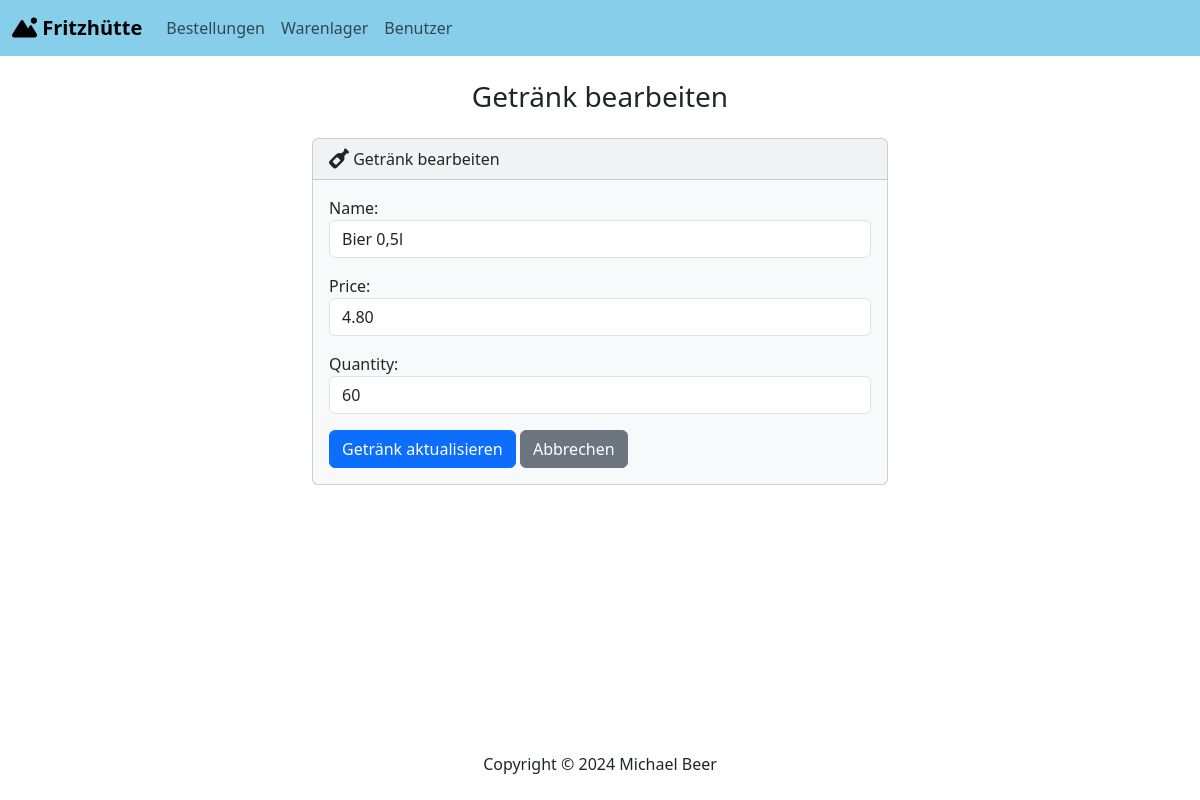
Page /warehouse/edit_beverage/1 on the earlier database version.
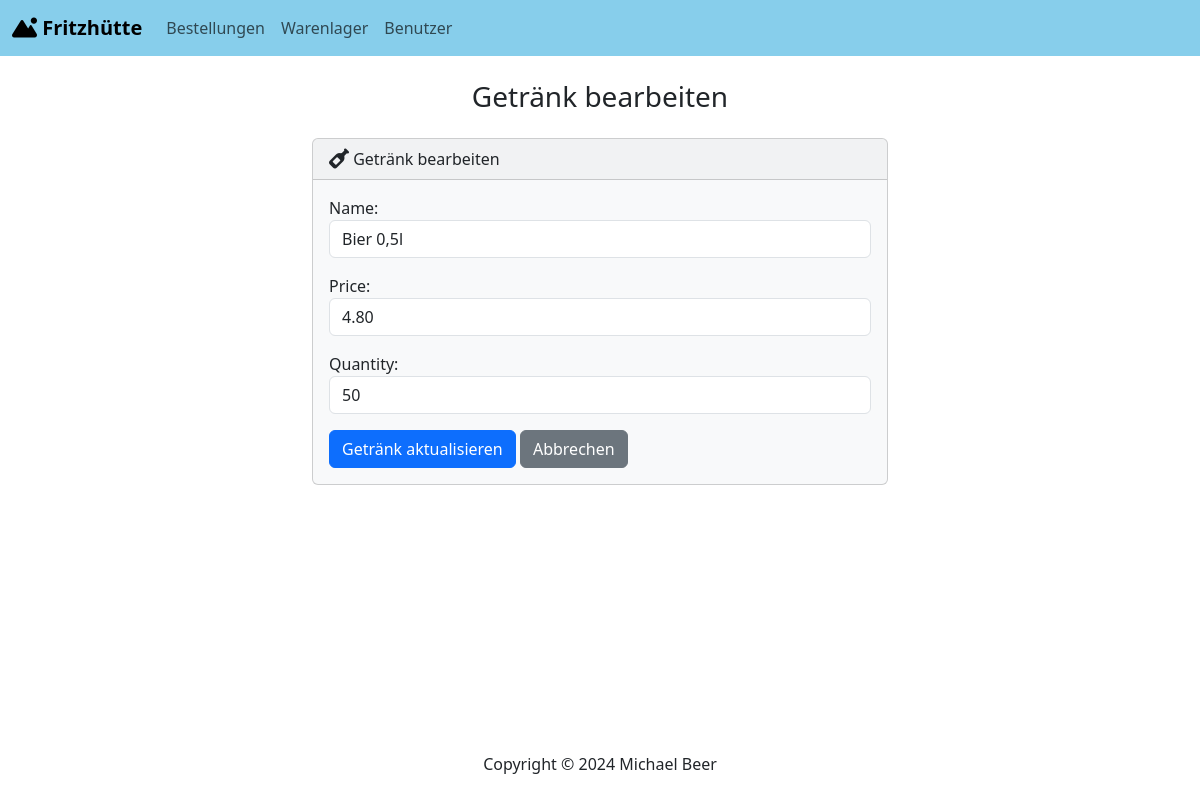
Same page on the later database version.
### warehouse/models.py (models this page shows, shortened)
class Item(models.Model):
    name = models.CharField(max_length=100)
    price = models.DecimalField(max_digits=5, decimal_places=2)
    quantity = models.IntegerField()
    category = models.CharField(max_length=100, default='Food')
    class Meta:
        abstract = True

class Beverage(Item):
    class Meta:
        verbose_name_plural = 'Beverages'

### warehouse/views.py (the view)
# urls.py: path('edit_beverage/<int:beverage_id>',views.edit_beverage, name='edit_beverage'),
def edit_beverage(request, beverage_id):
    beverage_instance = get_object_or_404(Beverage, id=beverage_id)
    if request.method == 'POST':
        form = BeverageForm(request.POST, instance=beverage_instance)
        if form.is_valid():
            form.save()
            messages.success(request, 'Das Getränk wurde erfolgreich geändert.')
            return redirect('index')
    else:
        form = BeverageForm(instance=beverage_instance)
    return render(request, 'warehouse/edit_beverage.html', {'form':form})

### warehouse/forms.py (shortened to what this page needs)
class BeverageForm(forms.ModelForm):
    class Meta:
        model = Beverage
        fields = ['name', 'price', 'quantity']
        widgets = {
            'name': forms.TextInput(attrs={'class': 'form-control'}),
            'price': forms.NumberInput(attrs={'class': 'form-control'}),
            'quantity': forms.NumberInput(attrs={'class': 'form-control'}),
            'category': forms.HiddenInput(attrs={'class': 'form-control'}),
        }

### warehouse/templates/warehouse/edit_beverage.html (shortened to what this page needs)
{% extends "base.html" %}
{% block body %}
    <h3 class="text-center m-4">Getränk bearbeiten</h3>
    <div class="row justify-content-center">
        <div class="col-md-6">
            <div class="card bg-light mb-3">
                <div class="card-header">
                    <i class="fa-solid fa-wine-bottle fa-lg"></i> Getränk bearbeiten
                </div>
                <div class="card-body">
                    <form action="" method="POST">
                        <div class="mb-3">
                            {{ form.as_p }}
                        </div>
                        <button type="submit" class="btn btn-primary">Getränk aktualisieren</button>
                        <a href="{% url 'index' %}" class="btn btn-secondary">Abbrechen</a>
                      </form>
                </div>
            </div>
        </div>
    </div>
{% endblock %}

Differences in the rows shown:
changed Beverage "Bier 0,5l": quantity "60" → "50"
